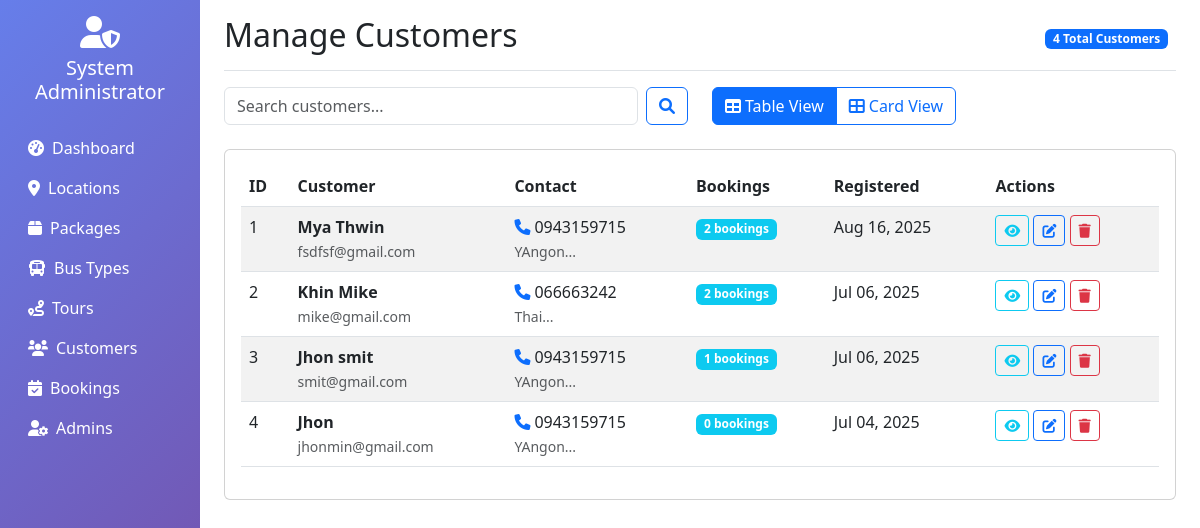
The page /admin/customers.php (signed in) on the database its author committed.
### tables this page shows
CREATE TABLE `customers` (
  `id` int NOT NULL,
  `full_name` varchar(100) NOT NULL,
  `email` varchar(100) NOT NULL,
  `password` varchar(255) DEFAULT NULL,
  `email_verified` tinyint(1) DEFAULT '0',
  `verification_token` varchar(255) DEFAULT NULL,
  `phone` varchar(20) DEFAULT NULL,
  `address` text,
  `created_at` timestamp NOT NULL DEFAULT CURRENT_TIMESTAMP
);

### admin/customers.php (the view, shortened to what this page needs)
<?php
$database = new Database();
$db = $database->getConnection();
$search = isset($_GET['search']) ? $_GET['search'] : '';
$page = isset($_GET['page']) ? (int)$_GET['page'] : 1;
$records_per_page = 10;
$offset = ($page - 1) * $records_per_page;
$where_clause = '';
$params = [];
$count_query = "SELECT COUNT(*) as total FROM customers $where_clause";
$count_stmt = $db->prepare($count_query);
if (!empty($params)) {
    $count_stmt->execute($params);
} else {
    $count_stmt->execute();
}
$total_records = $count_stmt->fetch(PDO::FETCH_ASSOC)['total'];
$query = "SELECT c.*,
          (SELECT COUNT(*) FROM bookings b WHERE b.customer_id = c.id) as total_bookings,
          (SELECT SUM(b.total_amount) FROM bookings b WHERE b.customer_id = c.id AND b.payment_status = 'Paid') as total_spent
          FROM customers c
          $where_clause
          ORDER BY c.created_at DESC
          LIMIT $records_per_page OFFSET $offset";
$stmt = $db->prepare($query);
if (!empty($params)) {
    $stmt->execute($params);
} else {
    $stmt->execute();
}
?>
<!DOCTYPE html>
<html lang="en">
<head>
    <link href="https://cdn.jsdelivr.net/npm/bootstrap@5.3.0/dist/css/bootstrap.min.css" rel="stylesheet">
    <link href="https://cdnjs.cloudflare.com/ajax/libs/font-awesome/6.0.0/css/all.min.css" rel="stylesheet">
</head>
<body>
    <div class="container-fluid">
        <div class="row">
            <nav class="col-md-3 col-lg-2 d-md-block sidebar collapse">
                <div class="position-sticky pt-3">
                    <div class="text-center text-white mb-4">
                        <i class="fas fa-user-shield fa-2x mb-2"></i>
                        <h5><?php echo $_SESSION['admin_name']; ?></h5>
                    </div>
                    <ul class="nav flex-column">
                        <li class="nav-item">
                            <a class="nav-link text-white" href="dashboard.php">
                                <i class="fas fa-tachometer-alt me-2"></i>Dashboard
                            </a>
                        </li>
                        <li class="nav-item">
                            <a class="nav-link text-white" href="locations.php">
                                <i class="fas fa-map-marker-alt me-2"></i>Locations
                            </a>
                        </li>
                        <li class="nav-item">
                            <a class="nav-link text-white" href="packages.php">
                                <i class="fas fa-box me-2"></i>Packages
                            </a>
                        </li>
                        <li class="nav-item">
                            <a class="nav-link text-white" href="bus-types.php">
                                <i class="fas fa-bus me-2"></i>Bus Types
                            </a>
                        </li>
                        <li class="nav-item">
                            <a class="nav-link text-white" href="tours.php">
                                <i class="fas fa-route me-2"></i>Tours
                            </a>
                        </li>
                        <li class="nav-item">
                            <a class="nav-link text-white active" href="customers.php">
                                <i class="fas fa-users me-2"></i>Customers
                            </a>
                        </li>
                        <li class="nav-item">
                            <a class="nav-link text-white" href="bookings.php">
                                <i class="fas fa-calendar-check me-2"></i>Bookings
                            </a>
                        </li>
                        <li class="nav-item">
                            <a class="nav-link text-white" href="admins.php">
                                <i class="fas fa-user-cog me-2"></i>Admins
                            </a>
                        </li>
                    </ul>
                </div>
            </nav>
            <main class="col-md-9 ms-sm-auto col-lg-10 px-md-4">
                <div class="d-flex justify-content-between flex-wrap flex-md-nowrap align-items-center pt-3 pb-2 mb-3 border-bottom">
                    <h1 class="h2">Manage Customers</h1>
                    <div class="d-flex align-items-center">
                        <span class="badge bg-primary me-2"><?php echo $total_records; ?> Total Customers</span>
                    </div>
                </div>
                <div class="row mb-4">
                    <div class="col-md-6">
                        <form method="GET" class="d-flex">
                            <input type="text" class="form-control me-2" name="search" placeholder="Search customers..." value="<?php echo htmlspecialchars($search); ?>">
                            <button class="btn btn-outline-primary" type="submit">
                                <i class="fas fa-search"></i>
                            </button>
                        </form>
                    </div>
                    <div class="col-md-6">
                        <div class="btn-group" role="group">
                            <button type="button" class="btn btn-outline-primary active" id="tableViewBtn" onclick="toggleView('table')">
                                <i class="fas fa-table me-1"></i>Table View
                            </button>
                            <button type="button" class="btn btn-outline-primary" id="cardViewBtn" onclick="toggleView('card')">
                                <i class="fas fa-th-large me-1"></i>Card View
                            </button>
                        </div>
                    </div>
                </div>
                <div id="tableView" class="card">
                    <div class="card-body">
                        <div class="table-responsive">
                            <table class="table table-striped">
                                <thead>
                                    <tr>
                                        <th>ID</th>
                                        <th>Customer</th>
                                        <th>Contact</th>
                                        <th>Bookings</th>
                                        <th>Registered</th>
                                        <th>Actions</th>
                                    </tr>
                                </thead>
                                <tbody>
                                    <?php
                                    $no = 1;
                                    while ($row = $stmt->fetch(PDO::FETCH_ASSOC)) { ?>
                                        <tr>
                                            <td><?php echo $no; ?></td>
                                            <td>
                                                <div>
                                                    <strong><?php echo $row['full_name']; ?></strong>
                                                    <br>
                                                    <small class="text-muted"><?php echo $row['email']; ?></small>
                                                </div>
                                            </td>
                                            <td>
                                                <div>
                                                    <i class="fas fa-phone text-primary me-1"></i><?php echo $row['phone']; ?>
                                                    <br>
                                                    <small class="text-muted"><?php echo substr($row['address'], 0, 30) . '...'; ?></small>
                                                </div>
                                            </td>
                                            <td>
                                                <span class="badge bg-info"><?php echo $row['total_bookings']; ?> bookings</span>
                                            </td>
                                            <td><?php echo date('M d, Y', strtotime($row['created_at'])); ?></td>
                                            <td>
                                                <button class="btn btn-sm btn-outline-info" onclick="viewCustomer(<?php echo htmlspecialchars(json_encode($row)); ?>)">
                                                    <i class="fas fa-eye"></i>
                                                </button>
                                                <button class="btn btn-sm btn-outline-primary" onclick="editCustomer(<?php echo htmlspecialchars(json_encode($row)); ?>)">
                                                    <i class="fas fa-edit"></i>
                                                </button>
                                                <button class="btn btn-sm btn-outline-danger" onclick="deleteCustomer(<?php echo $row['id']; ?>, '<?php echo $row['full_name']; ?>')">
                                                    <i class="fas fa-trash"></i>
                                                </button>
                                            </td>
                                        </tr>
                                    <?php $no++;
                                    } ?>
                                </tbody>
                            </table>
                        </div>
                    </div>
                </div>
            </main>
        </div>
    </div>
</body>
</html>

### admin/customers.php (style rules this page uses)
.sidebar { min-height: 100vh; background: linear-gradient(135deg, #667eea 0%, #764ba2 100%); }

### rows shown on the page
customers: full_name "Mya Thwin", email "fsdfsf@gmail.com", phone "0943159715", address "YAngon", total_bookings "2", created_at "Aug 16, 2025"
customers: full_name "Khin Mike", email "mike@gmail.com", phone "066663242", address "Thai", total_bookings "2", created_at "Jul 06, 2025"
customers: full_name "Jhon smit", email "smit@gmail.com", phone "0943159715", address "YAngon", total_bookings "1", created_at "Jul 06, 2025"
customers: full_name "Jhon", email "jhonmin@gmail.com", phone "0943159715", address "YAngon", total_bookings "0", created_at "Jul 04, 2025"

### other values the page prints
$_SESSION['admin_name'] "System Administrator"
$total_records "4"
